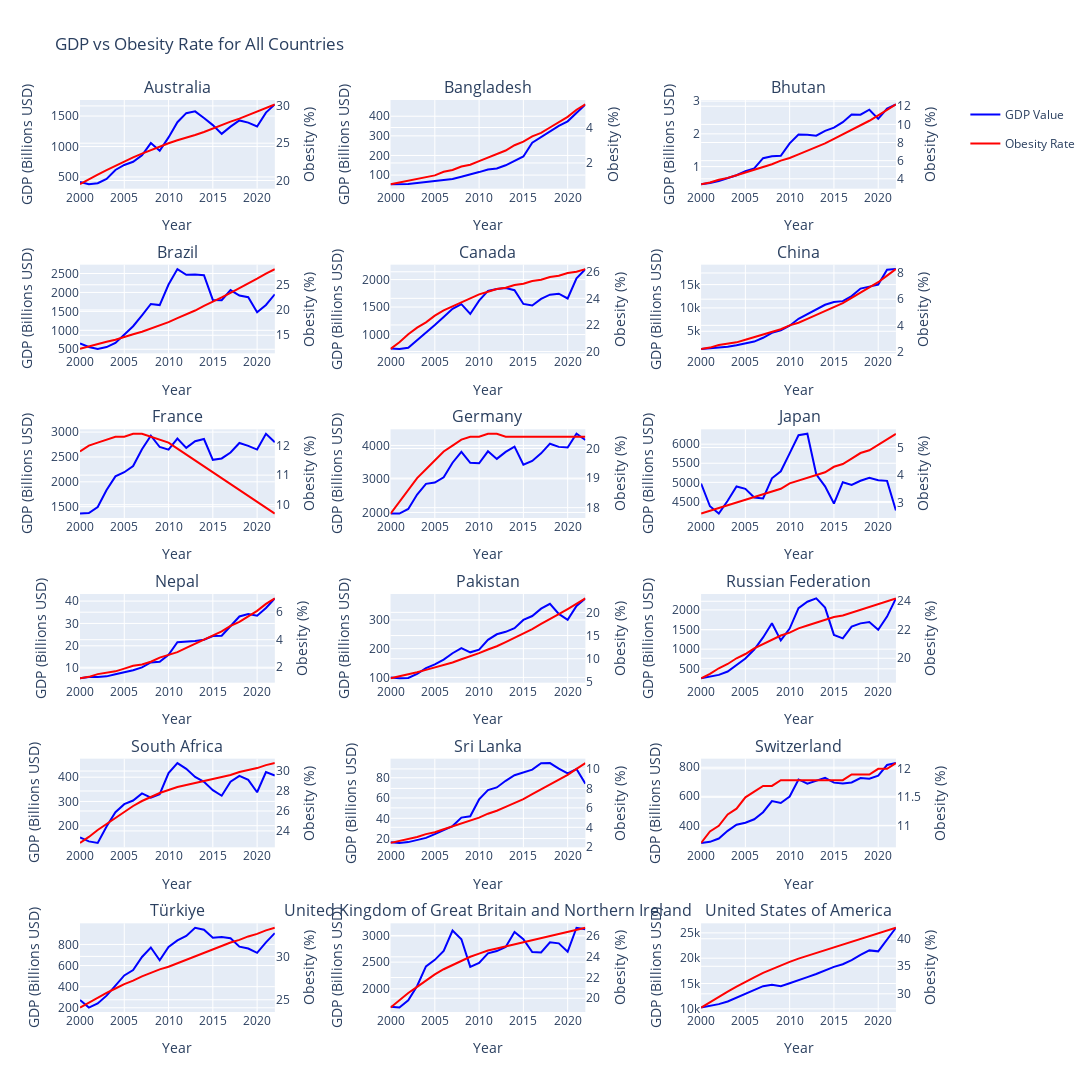

Here is the notebook cell this chart was saved with:
### Code cell
selected_countries = [
    'Australia',
    'Bangladesh',
    'Bhutan',
    'Brazil',
    'Canada',
    'China',
    'France',
    'Germany',
    'Japan',
    'Nepal',
    'Pakistan',
    'Russian Federation',
    'South Africa',
    'Sri Lanka',
    'Switzerland',
    'Türkiye',
    'United Kingdom of Great Britain and Northern Ireland',
    'United States of America'
]

cols = 3
n = len(selected_countries)
rows = math.ceil(n / cols)

fig = make_subplots(
    rows=rows,
    cols=cols,
    subplot_titles=selected_countries,
    specs=[[{"secondary_y": True} for _ in range(cols)] for _ in range(rows)]
)

for i, country in enumerate(selected_countries):
    r = (i // cols) + 1
    c = (i % cols) + 1
    country_data = df_combined[df_combined['Country Name'] == country].sort_values(by='Year')
    
    # For the first subplot → show legend
    show_legend = (i == 0)

    # GDP (Blue)
    fig.add_trace(
        go.Scatter(
            x=country_data['Year'],
            y=country_data['GDP_Value'],
            name="GDP Value",
            line=dict(color='blue'),
            legendgroup="GDP",
            showlegend=show_legend
        ),
        row=r, col=c, secondary_y=False
    )
    
    # Obesity (Red)
    fig.add_trace(
        go.Scatter(
            x=country_data['Year'],
            y=country_data['Obesity_Rate'],
            name="Obesity Rate",
            line=dict(color='red'),
            legendgroup="Obesity",
            showlegend=show_legend
        ),
        row=r, col=c, secondary_y=True
    )

    fig.update_xaxes(title_text="Year", row=r, col=c)
    fig.update_yaxes(title_text="GDP (Billions USD)", row=r, col=c, secondary_y=False)
    fig.update_yaxes(title_text="Obesity (%)", row=r, col=c, secondary_y=True)

fig.update_layout(
    height=300 * rows,
    width=1400,
    title_text="GDP vs Obesity Rate for All Countries",
    hovermode="x unified"
)

fig.show()

### Figure 1 — Plotly figure (JSON) as saved in the notebook; plotly's stock layout.template omitted (floating-point values rounded to 4 significant figures)
{"data": [{"legendgroup": "GDP", "line": {"color": "blue"}, "name": "GDP Value", "showlegend": true, "type": "scatter", "x": [2000, 2001, 2002, 2003, 2004, 2005, 2006, 2007, 2008, 2009, 2010, 2011, 2012, 2013, 2014, 2015, 2016, 2017, 2018, 2019, 2020, 2021, 2022], "xaxis": "x", "y": [416.2, 379.6, 395.8, 467.7, 614.7, 695.7, 748.4, 855.0, 1056.0, 928.8, 1149.0, 1399.0, 1548.0, 1577.0, 1468.0, 1351.0, 1207.0, 1326.0, 1428.0, 1393.0, 1328.0, 1557.0, 1691.0], "yaxis": "y"}, {"legendgroup": "Obesity", "line": {"color": "red"}, "name": "Obesity Rate", "showlegend": true, "type": "scatter", "x": [2000, 2001, 2002, 2003, 2004, 2005, 2006, 2007, 2008, 2009, 2010, 2011, 2012, 2013, 2014, 2015, 2016, 2017, 2018, 2019, 2020, 2021, 2022], "xaxis": "x", "y": [19.5, 20.2, 20.8, 21.4, 22, 22.6, 23.1, 23.6, 24.1, 24.5, 25, 25.4, 25.7, 26.1, 26.5, 27, 27.4, 27.9, 28.3, 28.8, 29.3, 29.8, 30.2], "yaxis": "y2"}, {"legendgroup": "GDP", "line": {"color": "blue"}, "name": "GDP Value", "showlegend": false, "type": "scatter", "x": [2000, 2001, 2002, 2003, 2004, 2005, 2006, 2007, 2008, 2009, 2010, 2011, 2012, 2013, 2014, 2015, 2016, 2017, 2018, 2019, 2020, 2021, 2022], "xaxis": "x2", "y": [53.37, 53.99, 54.72, 60.16, 65.11, 69.48, 71.8, 79.61, 91.64, 102.5, 115.3, 128.6, 133.3, 150.0, 172.9, 195.1, 265.2, 293.7, 321.4, 351.2, 374.0, 416.3, 460.1], "yaxis": "y3"}, {"legendgroup": "Obesity", "line": {"color": "red"}, "name": "Obesity Rate", "showlegend": false, "type": "scatter", "x": [2000, 2001, 2002, 2003, 2004, 2005, 2006, 2007, 2008, 2009, 2010, 2011, 2012, 2013, 2014, 2015, 2016, 2017, 2018, 2019, 2020, 2021, 2022], "xaxis": "x2", "y": [0.8, 0.9, 1, 1.1, 1.2, 1.3, 1.5, 1.6, 1.8, 1.9, 2.1, 2.3, 2.5, 2.7, 3, 3.2, 3.5, 3.7, 4, 4.3, 4.6, 5, 5.3], "yaxis": "y4"}, {"legendgroup": "GDP", "line": {"color": "blue"}, "name": "GDP Value", "showlegend": false, "type": "scatter", "x": [2000, 2001, 2002, 2003, 2004, 2005, 2006, 2007, 2008, 2009, 2010, 2011, 2012, 2013, 2014, 2015, 2016, 2017, 2018, 2019, 2020, 2021, 2022], "xaxis": "x3", "y": [0.4607, 0.4961, 0.5593, 0.6519, 0.7353, 0.8604, 0.9429, 1.256, 1.317, 1.331, 1.709, 1.978, 1.973, 1.944, 2.089, 2.188, 2.357, 2.591, 2.583, 2.736, 2.458, 2.769, 2.898], "yaxis": "y5"}, {"legendgroup": "Obesity", "line": {"color": "red"}, "name": "Obesity Rate", "showlegend": false, "type": "scatter", "x": [2000, 2001, 2002, 2003, 2004, 2005, 2006, 2007, 2008, 2009, 2010, 2011, 2012, 2013, 2014, 2015, 2016, 2017, 2018, 2019, 2020, 2021, 2022], "xaxis": "x3", "y": [3.4, 3.6, 3.9, 4.1, 4.4, 4.7, 5, 5.3, 5.6, 6, 6.3, 6.7, 7.1, 7.5, 7.9, 8.4, 8.9, 9.4, 9.9, 10.4, 11, 11.6, 12.2], "yaxis": "y6"}, {"legendgroup": "GDP", "line": {"color": "blue"}, "name": "GDP Value", "showlegend": false, "type": "scatter", "x": [2000, 2001, 2002, 2003, 2004, 2005, 2006, 2007, 2008, 2009, 2010, 2011, 2012, 2013, 2014, 2015, 2016, 2017, 2018, 2019, 2020, 2021, 2022], "xaxis": "x4", "y": [655.4, 560.0, 509.8, 558.2, 669.3, 891.6, 1108.0, 1397.0, 1696.0, 1667.0, 2209.0, 2616.0, 2465.0, 2473.0, 2456.0, 1802.0, 1796.0, 2064.0, 1917.0, 1873.0, 1476.0, 1671.0, 1952.0], "yaxis": "y7"}, {"legendgroup": "Obesity", "line": {"color": "red"}, "name": "Obesity Rate", "showlegend": false, "type": "scatter", "x": [2000, 2001, 2002, 2003, 2004, 2005, 2006, 2007, 2008, 2009, 2010, 2011, 2012, 2013, 2014, 2015, 2016, 2017, 2018, 2019, 2020, 2021, 2022], "xaxis": "x4", "y": [12.3, 12.8, 13.2, 13.7, 14.1, 14.7, 15.2, 15.7, 16.3, 17, 17.6, 18.4, 19.1, 19.9, 20.8, 21.6, 22.5, 23.4, 24.3, 25.2, 26.2, 27.2, 28.1], "yaxis": "y8"}, {"legendgroup": "GDP", "line": {"color": "blue"}, "name": "GDP Value", "showlegend": false, "type": "scatter", "x": [2000, 2001, 2002, 2003, 2004, 2005, 2006, 2007, 2008, 2009, 2010, 2011, 2012, 2013, 2014, 2015, 2016, 2017, 2018, 2019, 2020, 2021, 2022], "xaxis": "x5", "y": [744.8, 739.0, 760.6, 895.5, 1027.0, 1173.0, 1319.0, 1469.0, 1553.0, 1375.0, 1617.0, 1793.0, 1828.0, 1847.0, 1806.0, 1557.0, 1528.0, 1649.0, 1725.0, 1744.0, 1656.0, 2022.0, 2190.0], "yaxis": "y9"}, {"legendgroup": "Obesity", "line": {"color": "red"}, "name": "Obesity Rate", "showlegend": false, "type": "scatter", "x": [2000, 2001, 2002, 2003, 2004, 2005, 2006, 2007, 2008, 2009, 2010, 2011, 2012, 2013, 2014, 2015, 2016, 2017, 2018, 2019, 2020, 2021, 2022], "xaxis": "x5", "y": [20.2, 20.7, 21.3, 21.8, 22.2, 22.7, 23.1, 23.4, 23.7, 24, 24.3, 24.5, 24.7, 24.8, 25, 25.1, 25.3, 25.4, 25.6, 25.7, 25.9, 26, 26.2], "yaxis": "y10"}, {"legendgroup": "GDP", "line": {"color": "blue"}, "name": "GDP Value", "showlegend": false, "type": "scatter", "x": [2000, 2001, 2002, 2003, 2004, 2005, 2006, 2007, 2008, 2009, 2010, 2011, 2012, 2013, 2014, 2015, 2016, 2017, 2018, 2019, 2020, 2021, 2022], "xaxis": "x6", "y": [1224.0, 1355.0, 1490.0, 1684.0, 1984.0, 2318.0, 2791.0, 3604.0, 4667.0, 5190.0, 6193.0, 7672.0, 8674.0, 9743.0, 10670.0, 11280.0, 11460.0, 12540.0, 14150.0, 14560.0, 15000.0, 18200.0, 18320.0], "yaxis": "y11"}, {"legendgroup": "Obesity", "line": {"color": "red"}, "name": "Obesity Rate", "showlegend": false, "type": "scatter", "x": [2000, 2001, 2002, 2003, 2004, 2005, 2006, 2007, 2008, 2009, 2010, 2011, 2012, 2013, 2014, 2015, 2016, 2017, 2018, 2019, 2020, 2021, 2022], "xaxis": "x6", "y": [2.2, 2.3, 2.5, 2.6, 2.7, 2.9, 3.1, 3.3, 3.5, 3.7, 4, 4.2, 4.5, 4.8, 5.1, 5.4, 5.7, 6.1, 6.5, 6.9, 7.3, 7.8, 8.3], "yaxis": "y12"}, {"legendgroup": "GDP", "line": {"color": "blue"}, "name": "GDP Value", "showlegend": false, "type": "scatter", "x": [2000, 2001, 2002, 2003, 2004, 2005, 2006, 2007, 2008, 2009, 2010, 2011, 2012, 2013, 2014, 2015, 2016, 2017, 2018, 2019, 2020, 2021, 2022], "xaxis": "x7", "y": [1361.0, 1370.0, 1492.0, 1835.0, 2110.0, 2192.0, 2318.0, 2656.0, 2927.0, 2700.0, 2646.0, 2870.0, 2683.0, 2816.0, 2861.0, 2442.0, 2470.0, 2589.0, 2782.0, 2723.0, 2648.0, 2966.0, 2796.0], "yaxis": "y13"}, {"legendgroup": "Obesity", "line": {"color": "red"}, "name": "Obesity Rate", "showlegend": false, "type": "scatter", "x": [2000, 2001, 2002, 2003, 2004, 2005, 2006, 2007, 2008, 2009, 2010, 2011, 2012, 2013, 2014, 2015, 2016, 2017, 2018, 2019, 2020, 2021, 2022], "xaxis": "x7", "y": [11.8, 12, 12.1, 12.2, 12.3, 12.3, 12.4, 12.4, 12.3, 12.2, 12.1, 11.9, 11.7, 11.5, 11.3, 11.1, 10.9, 10.7, 10.5, 10.3, 10.1, 9.9, 9.7], "yaxis": "y14"}, {"legendgroup": "GDP", "line": {"color": "blue"}, "name": "GDP Value", "showlegend": false, "type": "scatter", "x": [2000, 2001, 2002, 2003, 2004, 2005, 2006, 2007, 2008, 2009, 2010, 2011, 2012, 2013, 2014, 2015, 2016, 2017, 2018, 2019, 2020, 2021, 2022], "xaxis": "x8", "y": [1967.0, 1966.0, 2102.0, 2535.0, 2852.0, 2893.0, 3046.0, 3484.0, 3809.0, 3480.0, 3468.0, 3825.0, 3598.0, 3808.0, 3966.0, 3424.0, 3538.0, 3763.0, 4052.0, 3957.0, 3940.0, 4348.0, 4164.0], "yaxis": "y15"}, {"legendgroup": "Obesity", "line": {"color": "red"}, "name": "Obesity Rate", "showlegend": false, "type": "scatter", "x": [2000, 2001, 2002, 2003, 2004, 2005, 2006, 2007, 2008, 2009, 2010, 2011, 2012, 2013, 2014, 2015, 2016, 2017, 2018, 2019, 2020, 2021, 2022], "xaxis": "x8", "y": [17.8, 18.2, 18.6, 19, 19.3, 19.6, 19.9, 20.1, 20.3, 20.4, 20.4, 20.5, 20.5, 20.4, 20.4, 20.4, 20.4, 20.4, 20.4, 20.4, 20.4, 20.4, 20.4], "yaxis": "y16"}, {"legendgroup": "GDP", "line": {"color": "blue"}, "name": "GDP Value", "showlegend": false, "type": "scatter", "x": [2000, 2001, 2002, 2003, 2004, 2005, 2006, 2007, 2008, 2009, 2010, 2011, 2012, 2013, 2014, 2015, 2016, 2017, 2018, 2019, 2020, 2021, 2022], "xaxis": "x9", "y": [4968.0, 4375.0, 4183.0, 4520.0, 4893.0, 4831.0, 4602.0, 4580.0, 5107.0, 5289.0, 5759.0, 6233.0, 6272.0, 5212.0, 4897.0, 4445.0, 5004.0, 4931.0, 5041.0, 5118.0, 5054.0, 5039.0, 4262.0], "yaxis": "y17"}, {"legendgroup": "Obesity", "line": {"color": "red"}, "name": "Obesity Rate", "showlegend": false, "type": "scatter", "x": [2000, 2001, 2002, 2003, 2004, 2005, 2006, 2007, 2008, 2009, 2010, 2011, 2012, 2013, 2014, 2015, 2016, 2017, 2018, 2019, 2020, 2021, 2022], "xaxis": "x9", "y": [2.6, 2.7, 2.8, 2.9, 3, 3.1, 3.2, 3.3, 3.4, 3.5, 3.7, 3.8, 3.9, 4, 4.1, 4.3, 4.4, 4.6, 4.8, 4.9, 5.1, 5.3, 5.5], "yaxis": "y18"}, {"legendgroup": "GDP", "line": {"color": "blue"}, "name": "GDP Value", "showlegend": false, "type": "scatter", "x": [2000, 2001, 2002, 2003, 2004, 2005, 2006, 2007, 2008, 2009, 2010, 2011, 2012, 2013, 2014, 2015, 2016, 2017, 2018, 2019, 2020, 2021, 2022], "xaxis": "x10", "y": [5.494, 6.007, 6.051, 6.33, 7.274, 8.13, 9.044, 10.33, 12.55, 12.86, 16.0, 21.57, 21.7, 22.16, 22.73, 24.36, 24.52, 28.97, 33.11, 34.19, 33.43, 36.92, 41.18], "yaxis": "y19"}, {"legendgroup": "Obesity", "line": {"color": "red"}, "name": "Obesity Rate", "showlegend": false, "type": "scatter", "x": [2000, 2001, 2002, 2003, 2004, 2005, 2006, 2007, 2008, 2009, 2010, 2011, 2012, 2013, 2014, 2015, 2016, 2017, 2018, 2019, 2020, 2021, 2022], "xaxis": "x10", "y": [1.2, 1.3, 1.5, 1.6, 1.7, 1.9, 2.1, 2.2, 2.4, 2.7, 2.9, 3.1, 3.4, 3.7, 4, 4.3, 4.6, 5, 5.3, 5.7, 6.1, 6.6, 7], "yaxis": "y20"}, {"legendgroup": "GDP", "line": {"color": "blue"}, "name": "GDP Value", "showlegend": false, "type": "scatter", "x": [2000, 2001, 2002, 2003, 2004, 2005, 2006, 2007, 2008, 2009, 2010, 2011, 2012, 2013, 2014, 2015, 2016, 2017, 2018, 2019, 2020, 2021, 2022], "xaxis": "x11", "y": [99.48, 97.15, 97.92, 112.4, 132.2, 145.2, 161.9, 184.1, 202.2, 187.3, 196.7, 230.6, 250.1, 258.7, 271.4, 300.0, 313.6, 339.2, 356.1, 320.9, 300.4, 348.5, 374.9], "yaxis": "y21"}, {"legendgroup": "Obesity", "line": {"color": "red"}, "name": "Obesity Rate", "showlegend": false, "type": "scatter", "x": [2000, 2001, 2002, 2003, 2004, 2005, 2006, 2007, 2008, 2009, 2010, 2011, 2012, 2013, 2014, 2015, 2016, 2017, 2018, 2019, 2020, 2021, 2022], "xaxis": "x11", "y": [5.8, 6.2, 6.6, 7.1, 7.6, 8.1, 8.7, 9.2, 9.9, 10.5, 11.2, 12, 12.7, 13.6, 14.5, 15.4, 16.4, 17.5, 18.5, 19.6, 20.7, 21.8, 23], "yaxis": "y22"}, {"legendgroup": "GDP", "line": {"color": "blue"}, "name": "GDP Value", "showlegend": false, "type": "scatter", "x": [2000, 2001, 2002, 2003, 2004, 2005, 2006, 2007, 2008, 2009, 2010, 2011, 2012, 2013, 2014, 2015, 2016, 2017, 2018, 2019, 2020, 2021, 2022], "xaxis": "x12", "y": [259.7, 306.6, 345.5, 430.3, 591.0, 764.0, 989.9, 1300.0, 1661.0, 1223.0, 1525.0, 2046.0, 2208.0, 2292.0, 2059.0, 1363.0, 1277.0, 1574.0, 1657.0, 1693.0, 1493.0, 1829.0, 2292.0], "yaxis": "y23"}, {"legendgroup": "Obesity", "line": {"color": "red"}, "name": "Obesity Rate", "showlegend": false, "type": "scatter", "x": [2000, 2001, 2002, 2003, 2004, 2005, 2006, 2007, 2008, 2009, 2010, 2011, 2012, 2013, 2014, 2015, 2016, 2017, 2018, 2019, 2020, 2021, 2022], "xaxis": "x12", "y": [18.6, 18.9, 19.3, 19.6, 20, 20.3, 20.7, 21, 21.3, 21.6, 21.8, 22.1, 22.3, 22.5, 22.7, 22.9, 23, 23.2, 23.4, 23.6, 23.8, 24, 24.2], "yaxis": "y24"}, {"legendgroup": "GDP", "line": {"color": "blue"}, "name": "GDP Value", "showlegend": false, "type": "scatter", "x": [2000, 2001, 2002, 2003, 2004, 2005, 2006, 2007, 2008, 2009, 2010, 2011, 2012, 2013, 2014, 2015, 2016, 2017, 2018, 2019, 2020, 2021, 2022], "xaxis": "x13", "y": [151.8, 135.4, 129.1, 197.0, 255.8, 288.9, 303.9, 333.1, 316.1, 329.8, 417.4, 458.2, 434.4, 400.9, 381.2, 346.7, 323.6, 381.4, 405.3, 389.3, 338.0, 420.9, 406.9], "yaxis": "y25"}, {"legendgroup": "Obesity", "line": {"color": "red"}, "name": "Obesity Rate", "showlegend": false, "type": "scatter", "x": [2000, 2001, 2002, 2003, 2004, 2005, 2006, 2007, 2008, 2009, 2010, 2011, 2012, 2013, 2014, 2015, 2016, 2017, 2018, 2019, 2020, 2021, 2022], "xaxis": "x13", "y": [22.8, 23.4, 24.1, 24.7, 25.3, 25.9, 26.5, 27, 27.4, 27.8, 28.1, 28.4, 28.6, 28.8, 29, 29.2, 29.4, 29.6, 29.9, 30.1, 30.3, 30.6, 30.8], "yaxis": "y26"}, {"legendgroup": "GDP", "line": {"color": "blue"}, "name": "GDP Value", "showlegend": false, "type": "scatter", "x": [2000, 2001, 2002, 2003, 2004, 2005, 2006, 2007, 2008, 2009, 2010, 2011, 2012, 2013, 2014, 2015, 2016, 2017, 2018, 2019, 2020, 2021, 2022], "xaxis": "x14", "y": [16.33, 15.75, 16.54, 18.88, 20.66, 24.41, 28.28, 32.35, 40.71, 42.07, 58.64, 67.75, 70.45, 77.0, 82.53, 85.09, 88.0, 94.37, 94.45, 89.0, 84.34, 88.56, 74.14], "yaxis": "y27"}, {"legendgroup": "Obesity", "line": {"color": "red"}, "name": "Obesity Rate", "showlegend": false, "type": "scatter", "x": [2000, 2001, 2002, 2003, 2004, 2005, 2006, 2007, 2008, 2009, 2010, 2011, 2012, 2013, 2014, 2015, 2016, 2017, 2018, 2019, 2020, 2021, 2022], "xaxis": "x14", "y": [2.4, 2.6, 2.8, 3, 3.3, 3.5, 3.8, 4.1, 4.4, 4.7, 5, 5.4, 5.7, 6.1, 6.5, 6.9, 7.4, 7.9, 8.4, 8.9, 9.4, 10, 10.6], "yaxis": "y28"}, {"legendgroup": "GDP", "line": {"color": "blue"}, "name": "GDP Value", "showlegend": false, "type": "scatter", "x": [2000, 2001, 2002, 2003, 2004, 2005, 2006, 2007, 2008, 2009, 2010, 2011, 2012, 2013, 2014, 2015, 2016, 2017, 2018, 2019, 2020, 2021, 2022], "xaxis": "x15", "y": [279.2, 286.6, 309.3, 362.1, 403.9, 418.3, 441.6, 490.7, 567.3, 554.2, 598.9, 715.9, 686.4, 706.2, 726.5, 694.1, 687.9, 695.2, 725.6, 721.4, 742.0, 815.3, 828.5], "yaxis": "y29"}, {"legendgroup": "Obesity", "line": {"color": "red"}, "name": "Obesity Rate", "showlegend": false, "type": "scatter", "x": [2000, 2001, 2002, 2003, 2004, 2005, 2006, 2007, 2008, 2009, 2010, 2011, 2012, 2013, 2014, 2015, 2016, 2017, 2018, 2019, 2020, 2021, 2022], "xaxis": "x15", "y": [10.7, 10.9, 11, 11.2, 11.3, 11.5, 11.6, 11.7, 11.7, 11.8, 11.8, 11.8, 11.8, 11.8, 11.8, 11.8, 11.8, 11.9, 11.9, 11.9, 12, 12, 12.1], "yaxis": "y30"}, {"legendgroup": "GDP", "line": {"color": "blue"}, "name": "GDP Value", "showlegend": false, "type": "scatter", "x": [2000, 2001, 2002, 2003, 2004, 2005, 2006, 2007, 2008, 2009, 2010, 2011, 2012, 2013, 2014, 2015, 2016, 2017, 2018, 2019, 2020, 2021, 2022], "xaxis": "x16", "y": [274.3, 201.8, 240.2, 314.6, 408.9, 506.3, 557.1, 681.3, 770.4, 649.3, 777.0, 838.8, 880.6, 957.8, 938.9, 864.3, 869.7, 859.0, 779.0, 761.0, 720.3, 819.9, 907.1], "yaxis": "y31"}, {"legendgroup": "Obesity", "line": {"color": "red"}, "name": "Obesity Rate", "showlegend": false, "type": "scatter", "x": [2000, 2001, 2002, 2003, 2004, 2005, 2006, 2007, 2008, 2009, 2010, 2011, 2012, 2013, 2014, 2015, 2016, 2017, 2018, 2019, 2020, 2021, 2022], "xaxis": "x16", "y": [24.1, 24.7, 25.2, 25.8, 26.3, 26.8, 27.2, 27.7, 28.1, 28.5, 28.8, 29.2, 29.6, 30, 30.4, 30.8, 31.2, 31.6, 31.9, 32.3, 32.6, 33, 33.3], "yaxis": "y32"}, {"legendgroup": "GDP", "line": {"color": "blue"}, "name": "GDP Value", "showlegend": false, "type": "scatter", "x": [2000, 2001, 2002, 2003, 2004, 2005, 2006, 2007, 2008, 2009, 2010, 2011, 2012, 2013, 2014, 2015, 2016, 2017, 2018, 2019, 2020, 2021, 2022], "xaxis": "x17", "y": [1666.0, 1650.0, 1786.0, 2054.0, 2422.0, 2543.0, 2708.0, 3091.0, 2929.0, 2413.0, 2485.0, 2664.0, 2707.0, 2785.0, 3065.0, 2928.0, 2689.0, 2680.0, 2871.0, 2851.0, 2697.0, 3143.0, 3114.0], "yaxis": "y33"}, {"legendgroup": "Obesity", "line": {"color": "red"}, "name": "Obesity Rate", "showlegend": false, "type": "scatter", "x": [2000, 2001, 2002, 2003, 2004, 2005, 2006, 2007, 2008, 2009, 2010, 2011, 2012, 2013, 2014, 2015, 2016, 2017, 2018, 2019, 2020, 2021, 2022], "xaxis": "x17", "y": [19.1, 19.8, 20.5, 21.1, 21.7, 22.3, 22.8, 23.2, 23.6, 24, 24.3, 24.6, 24.8, 25, 25.2, 25.4, 25.6, 25.8, 26, 26.2, 26.4, 26.6, 26.8], "yaxis": "y34"}, {"legendgroup": "GDP", "line": {"color": "blue"}, "name": "GDP Value", "showlegend": false, "type": "scatter", "x": [2000, 2001, 2002, 2003, 2004, 2005, 2006, 2007, 2008, 2009, 2010, 2011, 2012, 2013, 2014, 2015, 2016, 2017, 2018, 2019, 2020, 2021, 2022], "xaxis": "x18", "y": [10250.0, 10580.0, 10930.0, 11460.0, 12220.0, 13040.0, 13820.0, 14470.0, 14770.0, 14480.0, 15050.0, 15600.0, 16250.0, 16880.0, 17610.0, 18300.0, 18800.0, 19610.0, 20660.0, 21540.0, 21350.0, 23680.0, 26010.0], "yaxis": "y35"}, {"legendgroup": "Obesity", "line": {"color": "red"}, "name": "Obesity Rate", "showlegend": false, "type": "scatter", "x": [2000, 2001, 2002, 2003, 2004, 2005, 2006, 2007, 2008, 2009, 2010, 2011, 2012, 2013, 2014, 2015, 2016, 2017, 2018, 2019, 2020, 2021, 2022], "xaxis": "x18", "y": [27.5, 28.5, 29.5, 30.4, 31.3, 32.2, 33, 33.8, 34.5, 35.2, 35.8, 36.4, 36.9, 37.4, 37.9, 38.4, 39, 39.5, 40, 40.5, 41, 41.5, 42], "yaxis": "y36"}], "layout": {"annotations": [{"font": {"size": 16}, "showarrow": false, "text": "Australia", "x": 0.1122, "xanchor": "center", "xref": "paper", "y": 1.0, "yanchor": "bottom", "yref": "paper"}, {"font": {"size": 16}, "showarrow": false, "text": "Bangladesh", "x": 0.47, "xanchor": "center", "xref": "paper", "y": 1.0, "yanchor": "bottom", "yref": "paper"}, {"font": {"size": 16}, "showarrow": false, "text": "Bhutan", "x": 0.8278, "xanchor": "center", "xref": "paper", "y": 1.0, "yanchor": "bottom", "yref": "paper"}, {"font": {"size": 16}, "showarrow": false, "text": "Brazil", "x": 0.1122, "xanchor": "center", "xref": "paper", "y": 0.8194, "yanchor": "bottom", "yref": "paper"}, {"font": {"size": 16}, "showarrow": false, "text": "Canada", "x": 0.47, "xanchor": "center", "xref": "paper", "y": 0.8194, "yanchor": "bottom", "yref": "paper"}, {"font": {"size": 16}, "showarrow": false, "text": "China", "x": 0.8278, "xanchor": "center", "xref": "paper", "y": 0.8194, "yanchor": "bottom", "yref": "paper"}, {"font": {"size": 16}, "showarrow": false, "text": "France", "x": 0.1122, "xanchor": "center", "xref": "paper", "y": 0.6389, "yanchor": "bottom", "yref": "paper"}, {"font": {"size": 16}, "showarrow": false, "text": "Germany", "x": 0.47, "xanchor": "center", "xref": "paper", "y": 0.6389, "yanchor": "bottom", "yref": "paper"}, {"font": {"size": 16}, "showarrow": false, "text": "Japan", "x": 0.8278, "xanchor": "center", "xref": "paper", "y": 0.6389, "yanchor": "bottom", "yref": "paper"}, {"font": {"size": 16}, "showarrow": false, "text": "Nepal", "x": 0.1122, "xanchor": "center", "xref": "paper", "y": 0.4583, "yanchor": "bottom", "yref": "paper"}, {"font": {"size": 16}, "showarrow": false, "text": "Pakistan", "x": 0.47, "xanchor": "center", "xref": "paper", "y": 0.4583, "yanchor": "bottom", "yref": "paper"}, {"font": {"size": 16}, "showarrow": false, "text": "Russian Federation", "x": 0.8278, "xanchor": "center", "xref": "paper", "y": 0.4583, "yanchor": "bottom", "yref": "paper"}, {"font": {"size": 16}, "showarrow": false, "text": "South Africa", "x": 0.1122, "xanchor": "center", "xref": "paper", "y": 0.2778, "yanchor": "bottom", "yref": "paper"}, {"font": {"size": 16}, "showarrow": false, "text": "Sri Lanka", "x": 0.47, "xanchor": "center", "xref": "paper", "y": 0.2778, "yanchor": "bottom", "yref": "paper"}, {"font": {"size": 16}, "showarrow": false, "text": "Switzerland", "x": 0.8278, "xanchor": "center", "xref": "paper", "y": 0.2778, "yanchor": "bottom", "yref": "paper"}, {"font": {"size": 16}, "showarrow": false, "text": "Türkiye", "x": 0.1122, "xanchor": "center", "xref": "paper", "y": 0.09722, "yanchor": "bottom", "yref": "paper"}, {"font": {"size": 16}, "showarrow": false, "text": "United Kingdom of Great Britain and Northern Ireland", "x": 0.47, "xanchor": "center", "xref": "paper", "y": 0.09722, "yanchor": "bottom", "yref": "paper"}, {"font": {"size": 16}, "showarrow": false, "text": "United States of America", "x": 0.8278, "xanchor": "center", "xref": "paper", "y": 0.09722, "yanchor": "bottom", "yref": "paper"}], "height": 1800, "hovermode": "x unified", "title": {"text": "GDP vs Obesity Rate for All Countries"}, "width": 1400, "xaxis": {"anchor": "y", "domain": [0, 0.2244], "title": {"text": "Year"}}, "xaxis10": {"anchor": "y19", "domain": [0, 0.2244], "title": {"text": "Year"}}, "xaxis11": {"anchor": "y21", "domain": [0.3578, 0.5822], "title": {"text": "Year"}}, "xaxis12": {"anchor": "y23", "domain": [0.7156, 0.94], "title": {"text": "Year"}}, "xaxis13": {"anchor": "y25", "domain": [0, 0.2244], "title": {"text": "Year"}}, "xaxis14": {"anchor": "y27", "domain": [0.3578, 0.5822], "title": {"text": "Year"}}, "xaxis15": {"anchor": "y29", "domain": [0.7156, 0.94], "title": {"text": "Year"}}, "xaxis16": {"anchor": "y31", "domain": [0, 0.2244], "title": {"text": "Year"}}, "xaxis17": {"anchor": "y33", "domain": [0.3578, 0.5822], "title": {"text": "Year"}}, "xaxis18": {"anchor": "y35", "domain": [0.7156, 0.94], "title": {"text": "Year"}}, "xaxis2": {"anchor": "y3", "domain": [0.3578, 0.5822], "title": {"text": "Year"}}, "xaxis3": {"anchor": "y5", "domain": [0.7156, 0.94], "title": {"text": "Year"}}, "xaxis4": {"anchor": "y7", "domain": [0, 0.2244], "title": {"text": "Year"}}, "xaxis5": {"anchor": "y9", "domain": [0.3578, 0.5822], "title": {"text": "Year"}}, "xaxis6": {"anchor": "y11", "domain": [0.7156, 0.94], "title": {"text": "Year"}}, "xaxis7": {"anchor": "y13", "domain": [0, 0.2244], "title": {"text": "Year"}}, "xaxis8": {"anchor": "y15", "domain": [0.3578, 0.5822], "title": {"text": "Year"}}, "xaxis9": {"anchor": "y17", "domain": [0.7156, 0.94], "title": {"text": "Year"}}, "yaxis": {"anchor": "x", "domain": [0.9028, 1.0], "title": {"text": "GDP (Billions USD)"}}, "yaxis10": {"anchor": "x5", "overlaying": "y9", "side": "right", "title": {"text": "Obesity (%)"}}, "yaxis11": {"anchor": "x6", "domain": [0.7222, 0.8194], "title": {"text": "GDP (Billions USD)"}}, "yaxis12": {"anchor": "x6", "overlaying": "y11", "side": "right", "title": {"text": "Obesity (%)"}}, "yaxis13": {"anchor": "x7", "domain": [0.5417, 0.6389], "title": {"text": "GDP (Billions USD)"}}, "yaxis14": {"anchor": "x7", "overlaying": "y13", "side": "right", "title": {"text": "Obesity (%)"}}, "yaxis15": {"anchor": "x8", "domain": [0.5417, 0.6389], "title": {"text": "GDP (Billions USD)"}}, "yaxis16": {"anchor": "x8", "overlaying": "y15", "side": "right", "title": {"text": "Obesity (%)"}}, "yaxis17": {"anchor": "x9", "domain": [0.5417, 0.6389], "title": {"text": "GDP (Billions USD)"}}, "yaxis18": {"anchor": "x9", "overlaying": "y17", "side": "right", "title": {"text": "Obesity (%)"}}, "yaxis19": {"anchor": "x10", "domain": [0.3611, 0.4583], "title": {"text": "GDP (Billions USD)"}}, "yaxis2": {"anchor": "x", "overlaying": "y", "side": "right", "title": {"text": "Obesity (%)"}}, "yaxis20": {"anchor": "x10", "overlaying": "y19", "side": "right", "title": {"text": "Obesity (%)"}}, "yaxis21": {"anchor": "x11", "domain": [0.3611, 0.4583], "title": {"text": "GDP (Billions USD)"}}, "yaxis22": {"anchor": "x11", "overlaying": "y21", "side": "right", "title": {"text": "Obesity (%)"}}, "yaxis23": {"anchor": "x12", "domain": [0.3611, 0.4583], "title": {"text": "GDP (Billions USD)"}}, "yaxis24": {"anchor": "x12", "overlaying": "y23", "side": "right", "title": {"text": "Obesity (%)"}}, "yaxis25": {"anchor": "x13", "domain": [0.1806, 0.2778], "title": {"text": "GDP (Billions USD)"}}, "yaxis26": {"anchor": "x13", "overlaying": "y25", "side": "right", "title": {"text": "Obesity (%)"}}, "yaxis27": {"anchor": "x14", "domain": [0.1806, 0.2778], "title": {"text": "GDP (Billions USD)"}}, "yaxis28": {"anchor": "x14", "overlaying": "y27", "side": "right", "title": {"text": "Obesity (%)"}}, "yaxis29": {"anchor": "x15", "domain": [0.1806, 0.2778], "title": {"text": "GDP (Billions USD)"}}, "yaxis3": {"anchor": "x2", "domain": [0.9028, 1.0], "title": {"text": "GDP (Billions USD)"}}, "yaxis30": {"anchor": "x15", "overlaying": "y29", "side": "right", "title": {"text": "Obesity (%)"}}, "yaxis31": {"anchor": "x16", "domain": [0, 0.09722], "title": {"text": "GDP (Billions USD)"}}, "yaxis32": {"anchor": "x16", "overlaying": "y31", "side": "right", "title": {"text": "Obesity (%)"}}, "yaxis33": {"anchor": "x17", "domain": [0, 0.09722], "title": {"text": "GDP (Billions USD)"}}, "yaxis34": {"anchor": "x17", "overlaying": "y33", "side": "right", "title": {"text": "Obesity (%)"}}, "yaxis35": {"anchor": "x18", "domain": [0, 0.09722], "title": {"text": "GDP (Billions USD)"}}, "yaxis36": {"anchor": "x18", "overlaying": "y35", "side": "right", "title": {"text": "Obesity (%)"}}, "yaxis4": {"anchor": "x2", "overlaying": "y3", "side": "right", "title": {"text": "Obesity (%)"}}, "yaxis5": {"anchor": "x3", "domain": [0.9028, 1.0], "title": {"text": "GDP (Billions USD)"}}, "yaxis6": {"anchor": "x3", "overlaying": "y5", "side": "right", "title": {"text": "Obesity (%)"}}, "yaxis7": {"anchor": "x4", "domain": [0.7222, 0.8194], "title": {"text": "GDP (Billions USD)"}}, "yaxis8": {"anchor": "x4", "overlaying": "y7", "side": "right", "title": {"text": "Obesity (%)"}}, "yaxis9": {"anchor": "x5", "domain": [0.7222, 0.8194], "title": {"text": "GDP (Billions USD)"}}}}
